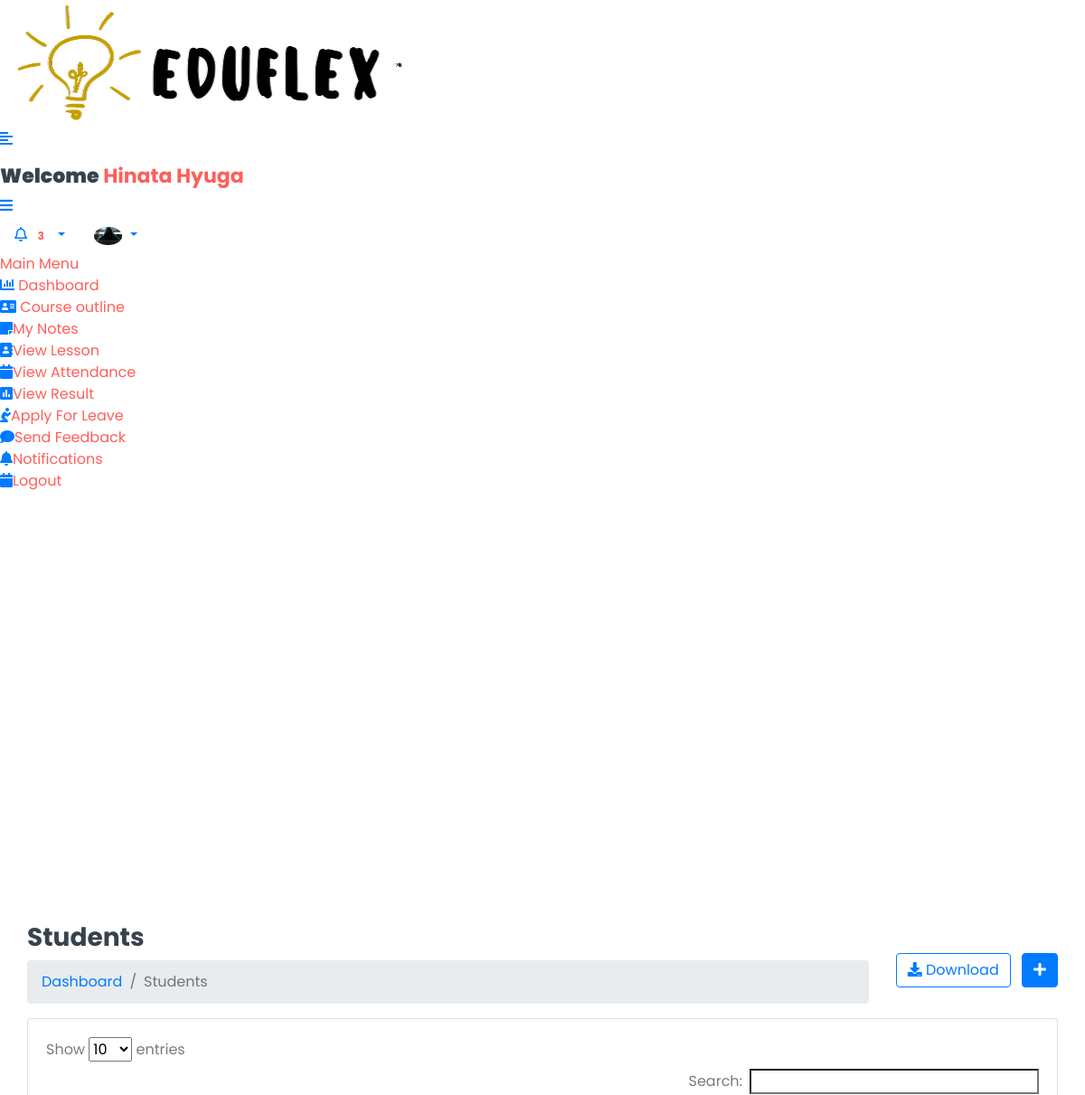
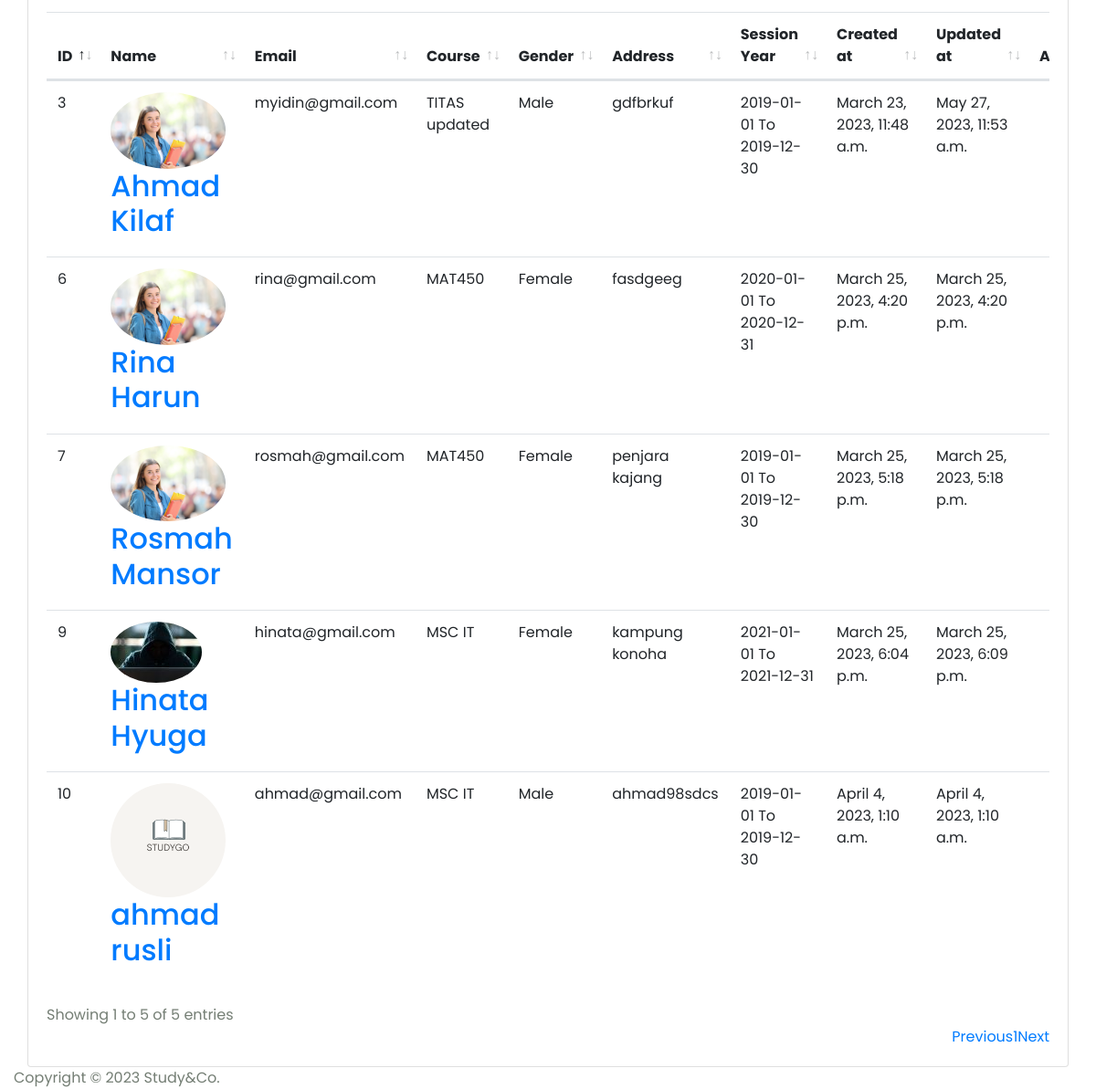
Screenshot of /Hod/Student/View (signed in) with the database file from the repository (2 pictures, top to bottom).
### StudyApp/models.py (models this page shows, shortened)
class CustomUser(AbstractUser):
    USER = (
        (1,'HOD'),
        (2,'STAFF'),
        (3,'STUDENT'),
    )
    user_type = models.CharField(choices=USER,max_length=50,default=1)
    profile_pic = models.ImageField(upload_to='media/profile_pic')

class Student(models.Model):
    admin = models.OneToOneField(CustomUser,on_delete=models.CASCADE)
    address = models.TextField()
    gender = models.CharField(max_length=100)
    course_id = models.ForeignKey(Course,on_delete=models.DO_NOTHING)
    session_year_id = models.ForeignKey(Session_Year,on_delete=models.DO_NOTHING)
    created_at = models.DateTimeField(auto_now_add=True)
    updated_at = models.DateTimeField(auto_now=True)

class Course(models.Model):
    name = models.CharField(max_length=100)
    created_at = models.DateTimeField(auto_now_add=True)
    updated_at = models.DateTimeField(auto_now=True)

class Session_Year(models.Model):
    session_start = models.CharField(max_length=100)
    session_end = models.CharField(max_length=100)

### StudyGo/Hod_Views.py (the view)
# urls.py: path('Hod/Student/View',Hod_Views.VIEW_STUDENT,name='view_student'),
@login_required(login_url='login/')
def VIEW_STUDENT(request):
    student = Student.objects.all()
    context ={
        'student':student,
    }
    return render(request,'Hod/view_student.html',context)

### templates/Hod/view_student.html (shortened to what this page needs)
{% extends 'base.html' %} {% block content %}
<div class="content container-fluid">
  <div class="page-header">
    <div class="row align-items-center">
      <div class="col">
        <h3 class="page-title">Students</h3>
        <ul class="breadcrumb">
          <li class="breadcrumb-item"><a href="index.html">Dashboard</a></li>
          <li class="breadcrumb-item active">Students</li>
        </ul>
      </div>
      <div class="col-auto text-right float-right ml-auto">
        <a href="#" class="btn btn-outline-primary mr-2"
          ><i class="fas fa-download"></i> Download</a
        >
        <a href="{% url 'add_student' %}" class="btn btn-primary"
          ><i class="fas fa-plus"></i
        ></a>
      </div>
    </div>
  </div>
  <div class="row">
    <div class="col-sm-12">
      <div class="card card-table">
        <div class="card-body">
          <div class="table-responsive">
            <table id="table_id" class="table table-hover table-center mb-0">
              <thead>
                <tr>
                  <th>ID</th>
                  <th>Name</th>
                  <th>Email</th>
                  <th>Course</th>
                  <th>Gender</th>
                  <th>Address</th>
                  <th>Session Year</th>
                  <th>Created at</th>
                  <th>Updated at</th>
                  <th class="text-right">Action</th>
                </tr>
              </thead>
              <tbody>
                {% for i in student %}
                <tr>
                  <td>{{i.id}}</td>
                  <td>
                    <h2 class="table-avatar">
                      <a
                        href="{% url 'edit_student' i.id %}"
                        class="avatar avatar-sm mr-2"
                        ><img
                          class="avatar-img rounded-circle"
                          src="/{{i.admin.profile_pic}}"
                          alt="User Image"
                      /></a>
                      <a href="{% url 'edit_student' i.id %}"
                        >{{i.admin.first_name}} {{i.admin.last_name}}</a
                      >
                    </h2>
                  </td>
                  <td>{{i.admin.email}}</td>
                  <td>{{i.course_id.name}}</td>
                  <td>{{i.gender}}</td>
                  <td>{{i.address}}</td>
                  <td>
                    {{i.session_year_id.session_start}} To
                    {{i.session_year_id.session_end}}
                  </td>
                  <td>{{i.created_at}}</td>
                  <td>{{i.updated_at}}</td>
                  <td class="text-right">
                    <div class="actions">
                    </div>
                  </td>
                </tr>
                {% endfor %}
              </tbody>
            </table>
          </div>
        </div>
      </div>
    </div>
  </div>
</div>
{% endblock content %}

### templates/base.html (shortened to what this page needs)
{% load static %}
<!DOCTYPE html>
<html lang="en">
  <head>
    <link
      rel="stylesheet"
      href="{% static 'assets/plugins/bootstrap/css/bootstrap.min.css' %}"
    />
    <link
      rel="stylesheet"
      href="{% static 'assets/plugins/fontawesome/css/fontawesome.min.css' %}"
    />
    <link
      rel="stylesheet"
      href="{% static 'assets/plugins/fontawesome/css/all.min.css' %}"
    />
    <link rel="stylesheet" href="{% static 'assets/css/style.css' %}" />
    <link rel="stylesheet" href="{% static 'assets/plugins/datatables/datatables.min.css' %}">
  </head>
  <body>
    <div class="main-wrapper">
      {% include 'includes/header.html' %} {% include 'includes/sidebar.html' %}
      <div class="page-wrapper">
        <div class="content container-fluid">
         {% block content %}{% endblock content %}
          {% include 'includes/footer.html' %}
         </div>
    </div>
  </body>
</html>

### templates/includes/header.html (shortened to what this page needs)
{% load static %}
<div class="header">
  <div class="header-left">
    <a href="#" class="logo">
      <img src="{% static 'assets/img/eduflex.png' %}" alt="Logo" />
    </a>
    <a href="#" class="logo logo-small">
      <img
        src="{% static 'assets/img/eduflex.png' %}"
        alt="Logo"
        width="10"
        height="10"
      />
    </a>
  </div>
  <a href="javascript:void(0);" id="toggle_btn">
    <i class="fas fa-align-left"></i>
  </a>
  <div class="top-nav-search mt-3">
    <h4>
      <strong>Welcome</strong
      ><span> {{user.first_name}} {{user.last_name}} </span>
    </h4>
  </div>
  <a class="mobile_btn" id="mobile_btn">
    <i class="fas fa-bars"></i>
  </a>
  <ul class="nav user-menu">
    <li class="nav-item dropdown noti-dropdown">
      <a href="#" class="dropdown-toggle nav-link" data-toggle="dropdown">
        <i class="far fa-bell"></i>
        <span class="badge badge-pill">3</span>
      </a>
    </li>
    <li class="nav-item dropdown has-arrow">
      <a href="#" class="dropdown-toggle nav-link" data-toggle="dropdown">
        {% if user.profile_pic == "" %}
        <span class="user-img"
          ><img
            class="rounded-circle"
            src="{% static 'assets/img/noimg.jpg' %}"
            width="31"
            alt="Ryan Taylor"
        /></span>
        {% else %}
        <span class="user-img"
          ><img
            class="rounded-circle"
            src="/{{user.profile_pic}}"
            width="31"
            alt="Ryan Taylor"
        /></span>
        {% endif %}
      </a>
    </li>
  </ul>
</div>

### templates/includes/sidebar.html (shortened to what this page needs)
<div class="sidebar" id="sidebar">
  <div class="sidebar-inner slimscroll">
    <div id="sidebar-menu" class="sidebar-menu">
      {% if user.user_type == '1' %}
      <ul>
        <li class="menu-title">
          <span>Main Menu</span>
        </li>
        <li>
          <a href="{% url 'hod_home' %}"
            ><i class="fas fa-chart-bar"></i> <span>Dashboard</span></a
          >
        </li>
        <li class="submenu">
          <a href="#"
            ><i class="fas fa-user-graduate"></i> <span> Students</span>
            <span class="menu-arrow"></span
          ></a>
          <ul>
            <li><a href={% url 'add_student' %}>Add Student</a></li>
            <li><a href={% url 'view_student' %}>View Student</a></li>
          </ul>
        </li>
        <li class="submenu">
          <a href="#"
            ><i class="fas fa-chalkboard-teacher"></i> <span> Staff</span>
            <span class="menu-arrow"></span
          ></a>
          <ul>
            <li><a href="{% url 'add_staff' %}">Add Staff</a></li>
            <li><a href="{% url 'view_staff' %}">View Staff</a></li>
          </ul>
        </li>
        <li class="submenu">
          <a href="#"
            ><i class="fa fa-graduation-cap"></i> <span> Course</span>
            <span class="menu-arrow"></span
          ></a>
          <ul>
            <li><a href="{% url 'add_course' %}">Add Course</a></li>
            <li><a href="{% url 'view_course' %}">View Course</a></li>
          </ul>
        </li>
        <li class="submenu">
          <a href="#"
            ><i class="fas fa-book-reader"></i> <span> Subjects</span>
            <span class="menu-arrow"></span
          ></a>
          <ul>
            <li><a href="{% url 'add_subject' %}">Add Subject</a></li>
            <li><a href="{% url 'view_subject' %}">View Subject</a></li>
          </ul>
        </li>
        <li class="submenu">
          <a href="#"
            ><i class="fas fa-clock"></i> <span> Session</span>
            <span class="menu-arrow"></span
          ></a>
          <ul>
            <li><a href="{% url 'add_session' %}">Add Session</a></li>
            <li><a href="{% url 'view_session' %}">View Session</a></li>
          </ul>
        </li>
        <li>
          <a href="{% url 'staff_send_notification' %}"
            ><i class="fa fa-bell"></i> <span>Send Staff Notification</span></a
          >
        </li>
        <li>
          <a href="{% url 'student_send_notification' %}"
            ><i class="fa fa-bell"></i> <span>Send Student Notification</span></a
          >
        </li>
        <li>
          <a href="{% url 'view_attendance' %}"
            ><i class="fa fa-calendar"></i> <span>View Attendance</span></a
          >
        </li>
        <li>
          <a href="{% url 'staff_feedback_reply' %}"
            ><i class="fas fa-comments"></i> <span>Staff Feedback</span></a
          >
        </li>
        <li>
          <a href="{% url 'get_student_feedback' %}"
            ><i class="fas fa-comment"></i> <span>Student Feedback</span></a
          >
        </li>
        <li>
          <a href="{% url 'staff_leave_view' %}"
            ><i class="fas fa-envelope"></i> <span>Staff Leave</span></a
          >
        </li>
        <li>
          <a href="{% url 'student_leave_view' %}"
            ><i class="fas fa-holly-berry"></i> <span>Student Leave</span></a
          >
        </li>
        <li>
          <a href="{% url 'logout' %}"
            ><i class="fa fa-sign-out-alt"></i> <span>Logout</span></a
          >
        </li>
      </ul>
      {% else %}
      <ul>
        <li class="menu-title">
        </li>
        <li>
          <a href="{% url 'student_home' %}"
            ><i class="fas fa-chart-bar"></i> <span>Dashboard</span></a
          >
        </li>
        <li>
          <a href="{% url 'course_outline' %}"
            ><i class="fas fa-address-card"></i> <span>Course outline</span></a
          >
        </li>
        <li>
          <a href="{% url 'view_all_notes' %}"><i class="fa fa-sticky-note" aria-hidden="true"></i><span>My Notes</span></a>
        </li>
        <li>
          <a href="{% url 'student_view_lesson' %}"><i class="fa fa-address-book" aria-hidden="true"></i><span>View Lesson</span></a>
        </li>
        <li>
          <a href="{% url 'student_view_attendance' %}"><i class="fa fa-calendar" aria-hidden="true"></i><span>View Attendance</span></a>
        </li>
        <li >
          <a href="{% url 'view_result' %}"><i class="fa fa-poll" aria-hidden="true"></i><span>View Result</span></a>
        </li>
        <li >
          <a href="{% url 'student_leave' %}"><i class="fa fa-pray" aria-hidden="true"></i><span>Apply For Leave</span></a>
        </li>
        <li>
          <a href="{% url 'student_feedback' %}"><i class="fa fa-comment" aria-hidden="true"></i><span>Send Feedback</span></a>
        </li>
        <li>
          <a href="{% url 'student_notification' %}"><i class="fa fa-bell" aria-hidden="true"></i><span>Notifications</span></a>
        </li>
        <li>
          <a href="{% url 'logout' %}"><i class="fa fa-calendar" aria-hidden="true"></i><span>Logout</span></a>
        </li>
      </ul>
      {% endif %}
    </div>
  </div>
</div>

### templates/includes/footer.html
<footer>
  <p>Copyright © 2023 Study&Co.</p>
</footer>

### static/assets2/css/style.css (style rules this page uses)
body { font-family: 'Poppins', sans-serif; font-style: normal; color: #747e74; overflow-x: hidden; }
* { margin: 0; padding: 0; box-sizing: border-box; }
img { max-width: 100%; }
ul { margin: 0; padding: 0; list-style-type: none; }
a { text-decoration: none; display: inline-block; }
h1, h3, h4 { font-family: 'Poppins', sans-serif; font-weight: 700; color: #38424d; }
h3 { font-size: 28px; }
h4 { font-size: 22px; }
p { font-size: 16px; font-weight: 400; line-height: 24px; color: #747e74; margin: 0; }
span { display: contents; color: #fe5f59; }

### rows the page displays
CustomUser: profile_pic (picture)
Student: id "3", admin.profile_pic (picture), admin.first_name "Ahmad", admin.last_name "Kilaf", admin.email "myidin@gmail.com", course_id.name "TITAS updated", gender "Male", address "gdfbrkuf", session_year_id.session_start "2019-01-01", session_year_id.session_end "2019-12-30", created_at "March 23, 2023, 11:48 a.m.", updated_at "May 27, 2023, 11:53 a.m."
Student: id "6", admin.profile_pic (picture), admin.first_name "Rina", admin.last_name "Harun", admin.email "rina@gmail.com", course_id.name "MAT450", gender "Female", address "fasdgeeg", session_year_id.session_start "2020-01-01", session_year_id.session_end "2020-12-31", created_at "March 25, 2023, 4:20 p.m.", updated_at "March 25, 2023, 4:20 p.m."
Student: id "7", admin.profile_pic (picture), admin.first_name "Rosmah", admin.last_name "Mansor", admin.email "rosmah@gmail.com", course_id.name "MAT450", gender "Female", address "penjara kajang", session_year_id.session_start "2019-01-01", session_year_id.session_end "2019-12-30", created_at "March 25, 2023, 5:18 p.m.", updated_at "March 25, 2023, 5:18 p.m."
Student: id "9", admin.profile_pic (picture), admin.first_name "Hinata", admin.last_name "Hyuga", admin.email "hinata@gmail.com", course_id.name "MSC IT", gender "Female", address "kampung konoha", session_year_id.session_start "2021-01-01", session_year_id.session_end "2021-12-31", created_at "March 25, 2023, 6:04 p.m.", updated_at "March 25, 2023, 6:09 p.m."
Student: id "10", admin.profile_pic (picture), admin.first_name "ahmad", admin.last_name "rusli", admin.email "ahmad@gmail.com", course_id.name "MSC IT", gender "Male", address "ahmad98sdcs", session_year_id.session_start "2019-01-01", session_year_id.session_end "2019-12-30", created_at "April 4, 2023, 1:10 a.m.", updated_at "April 4, 2023, 1:10 a.m."
